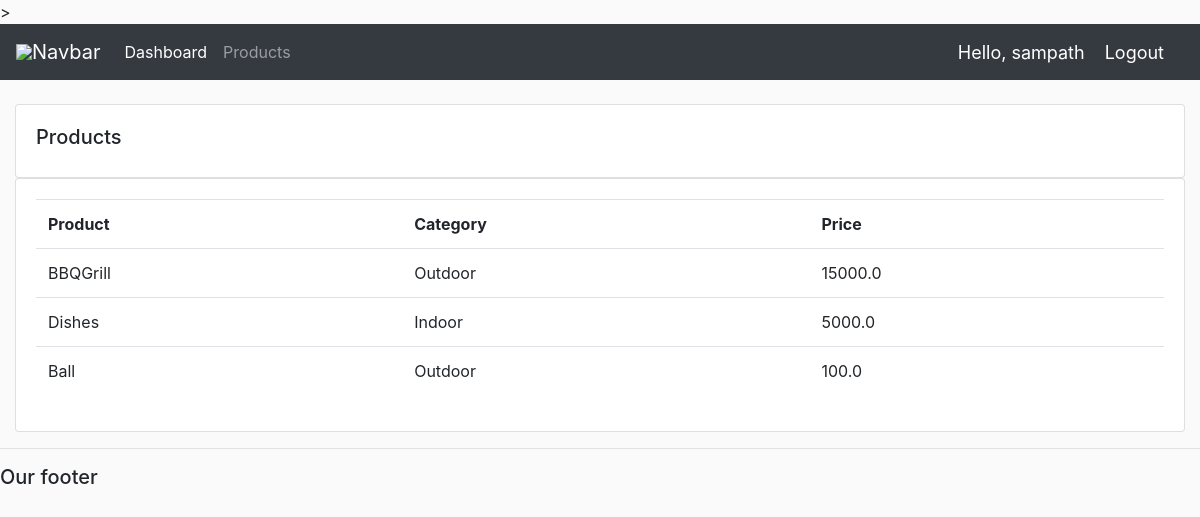
/product/ (signed in), run on the app's committed database.
### accounts/models.py (models this page shows, shortened)
class Product(models.Model):
    CATEGORY=(
        ('Indoor','Indoor'),
        ('Outdoor','Outdoor'),
    )
    name=models.CharField(max_length=200,null=True)
    price=models.FloatField(null=True)
    category=models.CharField(max_length=200,null=True,choices=CATEGORY)
    description=models.CharField(max_length=200,null=True,blank=True)
    tags=models.ManyToManyField(Tag)

### accounts/decorators.py (the view)
		def wrapper_func(request, *args, **kwargs):
			group = None
			if request.user.groups.exists():
				group = request.user.groups.all()[0].name
			if group in allowed_roles:
				return view_func(request, *args, **kwargs)
			else:
				return HttpResponse('You are not authorized to view this page')

### accounts/views.py (called while the page is built)
@login_required(login_url='login')
@allowed_users(allowed_roles=['admin'])
def product(request):
    products=Product.objects.all()
    return render(request,'accounts/product.html',{'products':products})

### accounts/templates/accounts/product.html
{%  extends 'accounts/main.html' %}
{% block content %}
		<br>
		<div class="row">
			<div class="col-md">
				<div class="card card-body">
					<h5>Products</h5>
				</div>
				<div class="card card-body">
					<table class="table">
						<tr>
							<th>Product</th>
							<th>Category</th>
							<th>Price</th>
						</tr>
						{%for i in products %}
						<tr>
							<td>{{i.name}}</td>
							<td>{{i.category}}</td>
							<td>{{i.price}}</td>
						</tr>
						{% endfor %}
					</table>
				</div>
			</div>
		</div>
{% endblock content %}

### accounts/templates/accounts/navbar.html (shortened to what this page needs)
{% load static %}
<nav class="navbar navbar-expand-lg navbar-dark bg-dark">
  <img src="{% static 'images/logo.png' %}">
  <a class="navbar-brand" href="#">Navbar</a>
    <div class="collapse navbar-collapse" id="navbarNav">
      <ul class="navbar-nav">
        {% if request.user.is_staff %}
        <li class="nav-item active">
          <a class="nav-link" href="{% url 'home' %}">Dashboard</a>
        </li>
        <li class="nav-item">
          <a class="nav-link" href="{% url 'products' %}">Products</a>
        </li>
        {% endif %}
      </ul>
    </div>
    <span class="hello-msg">Hello, {{request.user}}</span>
    <span><a class="hello-msg" href="{% url 'logout' %}">Logout</a></span>
  </nav>

### static/css/main.css (style rules this page uses)
body { background-color: #fafafa; }

### accounts/templates/accounts/navbar.html (style rules this page uses)
.hello-msg { font-size: 18px ; color: #fff; margin-right: 20px; }

### data on the page
Product: name "BBQGrill", category "Outdoor", price "15000.0"
Product: name "Dishes", category "Indoor", price "5000.0"
Product: name "Ball", category "Outdoor", price "100.0"

### other printed values
{{ request.user }} "sampath"
